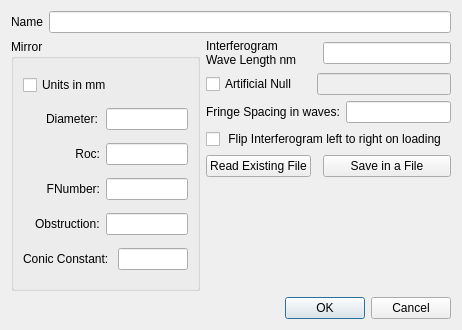
<?xml version="1.0" encoding="UTF-8"?>
<ui version="4.0">
 <class>mirrorDlg</class>
 <widget class="QDialog" name="mirrorDlg">
  <property name="geometry">
   <rect>
    <x>0</x>
    <y>0</y>
    <width>462</width>
    <height>330</height>
   </rect>
  </property>
  <property name="windowTitle">
   <string>Dialog</string>
  </property>
  <layout class="QGridLayout" name="gridLayout_2">
   <item row="0" column="0" colspan="4">
    <layout class="QHBoxLayout" name="horizontalLayout">
     <item>
      <widget class="QLabel" name="label">
       <property name="text">
        <string>Name</string>
       </property>
      </widget>
     </item>
     <item>
      <widget class="QLineEdit" name="name"/>
     </item>
    </layout>
   </item>
   <item row="1" column="0" rowspan="6">
    <widget class="QGroupBox" name="groupBox">
     <property name="title">
      <string>Mirror </string>
     </property>
     <layout class="QGridLayout" name="gridLayout">
      <item row="4" column="3" colspan="2">
       <widget class="QLineEdit" name="obs"/>
      </item>
      <item row="0" column="0" colspan="4">
       <widget class="QCheckBox" name="unitsCB">
        <property name="text">
         <string>Units in mm</string>
        </property>
       </widget>
      </item>
      <item row="6" column="0" colspan="4">
       <widget class="QLabel" name="label_6">
        <property name="text">
         <string>Conic Constant:</string>
        </property>
       </widget>
      </item>
      <item row="6" column="4">
       <widget class="QLineEdit" name="cc"/>
      </item>
      <item row="1" column="2">
       <widget class="QLabel" name="label_2">
        <property name="text">
         <string>Diameter:</string>
        </property>
       </widget>
      </item>
      <item row="2" column="2">
       <widget class="QLabel" name="label_3">
        <property name="text">
         <string>Roc:</string>
        </property>
        <property name="alignment">
         <set>Qt::AlignRight|Qt::AlignTrailing|Qt::AlignVCenter</set>
        </property>
       </widget>
      </item>
      <item row="3" column="3" colspan="2">
       <widget class="QLineEdit" name="FNumber"/>
      </item>
      <item row="1" column="3" colspan="2">
       <widget class="QLineEdit" name="diameter"/>
      </item>
      <item row="2" column="3" colspan="2">
       <widget class="QLineEdit" name="roc"/>
      </item>
      <item row="3" column="2">
       <widget class="QLabel" name="label_4">
        <property name="text">
         <string>FNumber:</string>
        </property>
        <property name="alignment">
         <set>Qt::AlignRight|Qt::AlignTrailing|Qt::AlignVCenter</set>
        </property>
       </widget>
      </item>
      <item row="4" column="1" colspan="2">
       <widget class="QLabel" name="label_5">
        <property name="text">
         <string>Obstruction:</string>
        </property>
       </widget>
      </item>
     </layout>
    </widget>
   </item>
   <item row="1" column="1">
    <widget class="QLabel" name="label_7">
     <property name="text">
      <string>Interferogram
Wave Length nm</string>
     </property>
    </widget>
   </item>
   <item row="1" column="3">
    <widget class="QLineEdit" name="lambda"/>
   </item>
   <item row="2" column="1">
    <widget class="QCheckBox" name="nullCB">
     <property name="text">
      <string>Artificial Null</string>
     </property>
    </widget>
   </item>
   <item row="2" column="2" colspan="2">
    <widget class="QLineEdit" name="z8">
     <property name="enabled">
      <bool>false</bool>
     </property>
    </widget>
   </item>
   <item row="4" column="1" colspan="3">
    <widget class="QCheckBox" name="flipH">
     <property name="text">
      <string> Flip Interferogram left to right on loading </string>
     </property>
    </widget>
   </item>
   <item row="5" column="1">
    <widget class="QPushButton" name="ReadBtn">
     <property name="text">
      <string>Read Existing File</string>
     </property>
    </widget>
   </item>
   <item row="5" column="3">
    <widget class="QPushButton" name="saveBtn">
     <property name="text">
      <string>Save in a File</string>
     </property>
    </widget>
   </item>
   <item row="7" column="0" colspan="4">
    <widget class="QDialogButtonBox" name="buttonBox">
     <property name="orientation">
      <enum>Qt::Horizontal</enum>
     </property>
     <property name="standardButtons">
      <set>QDialogButtonBox::Cancel|QDialogButtonBox::Ok</set>
     </property>
    </widget>
   </item>
   <item row="3" column="1" colspan="3">
    <layout class="QHBoxLayout" name="horizontalLayout_2">
     <item>
      <widget class="QLabel" name="label_8">
       <property name="text">
        <string>Fringe Spacing in waves:</string>
       </property>
      </widget>
     </item>
     <item>
      <widget class="QLineEdit" name="fringeSpacingEdit"/>
     </item>
    </layout>
   </item>
  </layout>
 </widget>
 <resources/>
 <connections>
  <connection>
   <sender>buttonBox</sender>
   <signal>accepted()</signal>
   <receiver>mirrorDlg</receiver>
   <slot>accept()</slot>
   <hints>
    <hint type="sourcelabel">
     <x>248</x>
     <y>254</y>
    </hint>
    <hint type="destinationlabel">
     <x>157</x>
     <y>274</y>
    </hint>
   </hints>
  </connection>
  <connection>
   <sender>buttonBox</sender>
   <signal>rejected()</signal>
   <receiver>mirrorDlg</receiver>
   <slot>reject()</slot>
   <hints>
    <hint type="sourcelabel">
     <x>316</x>
     <y>260</y>
    </hint>
    <hint type="destinationlabel">
     <x>286</x>
     <y>274</y>
    </hint>
   </hints>
  </connection>
 </connections>
</ui>
